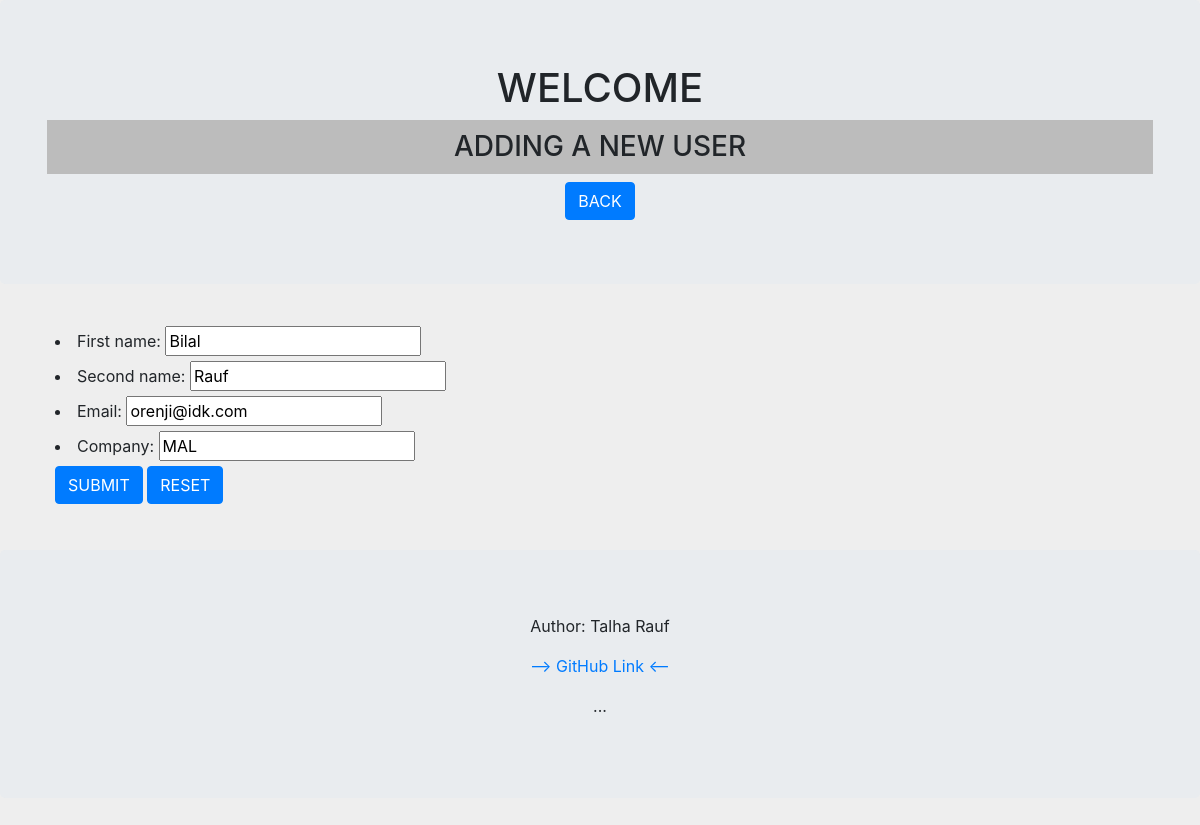
The app's page /users/editUser/28 with its own data.
### myApp/models.py (models this page shows, shortened)
class User(models.Model):
    first_name = models.CharField(max_length=128)
    second_name = models.CharField(max_length=128)
    email = models.EmailField(max_length=264, unique=True)
    company = models.CharField(max_length=264)

### myApp/views.py (the view)
# urls.py: path('users/editUser/<int:pk>', views.UpdateUserView.as_view(), name='edit-user-detail'),
class UpdateUserView(UpdateView):
    model = models.User
    fields = '__all__'
    template_name = 'editUser.html'
    success_url = '/users/'

### myApp/templates/editUser.html (shortened to what this page needs)
{% extends "base.html" %}
{% block content %}
<div class="jumbotron">
  <div class="container text-center">
    <h1>WELCOME</h1>
    <h3>ADDING A NEW USER</h3>
    <a href="{% url 'myApp:users-inventory' %}"><button type="submit" id="submitBtn" class="btn btn-primary">BACK</button></a>
  </div>
</div>
  <div class="Container container-sm">
      <form method="post">
          {{ form.as_ul }}
          <input type="submit" class="btn btn-primary" value="SUBMIT">
          <input type="reset" class="btn btn-primary" value="RESET">
      </form>
  </div>
{% endblock %}

### static/css/index.css (style rules this page uses)
h1, p { text-align: center; }
body { background-color: #eeeeee; }
h3 { margin-top: 2px; padding: 10px; text-align: center; background-color: #bcbcbc; }
form { width: 100%; display: inline-block; margin: 10px; }

### records on screen
User: first_name "Bilal", second_name "Rauf", email "orenji@idk.com", company "MAL"
